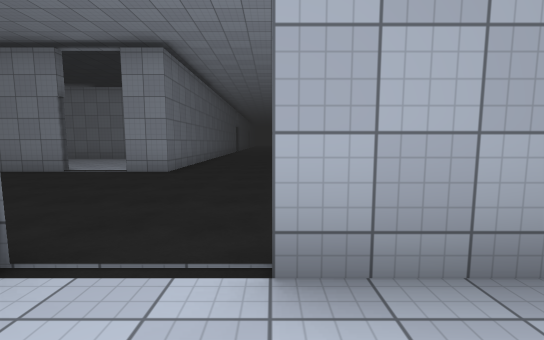
View 1 (above)

24 first-person views from a walk through a Unity game level. The camera is 1.4 m above the floor, tilts 6° down and sees 90° across. The floor is counted in squares, 2 m on a side. Each view is taken from the middle of a square. On the plan, view 1 faces up. The plan holds only what a view shows up to about 9 squares ahead; the rest is blank. The place goes on beyond the plan. The player is left out. Surface patterns are stand-ins for the level's own textures.

View 2
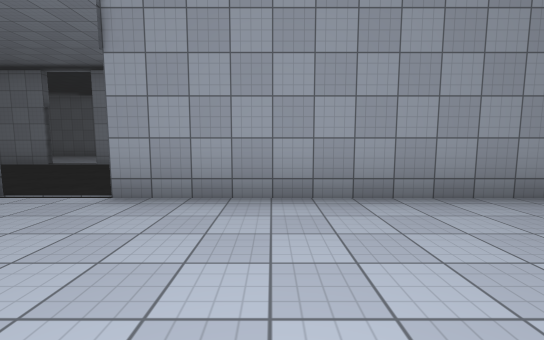

View 3
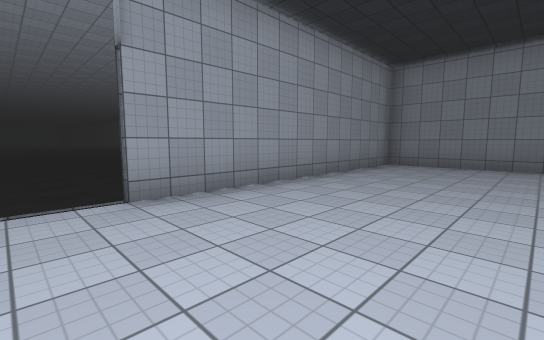

View 4
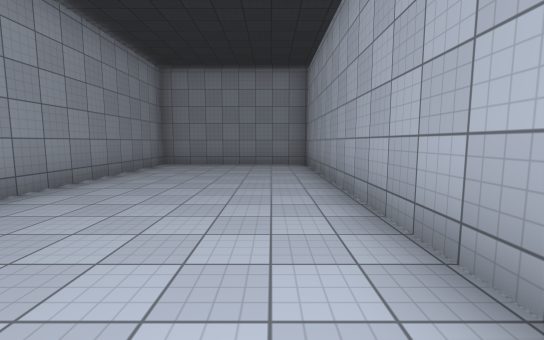

View 5
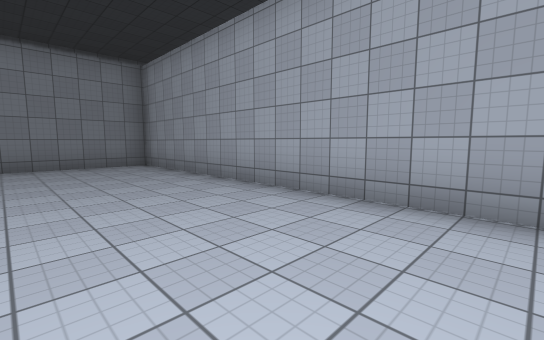

View 6
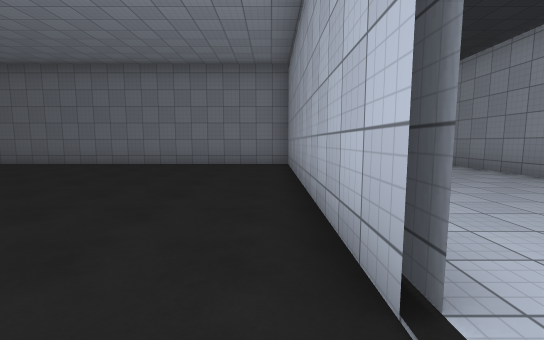

View 7
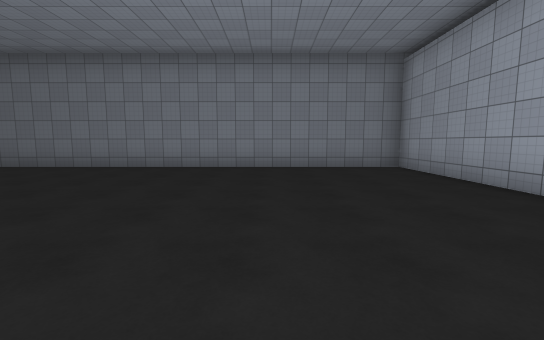

View 8
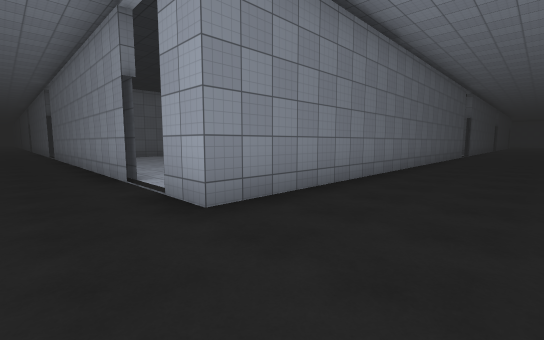

View 9
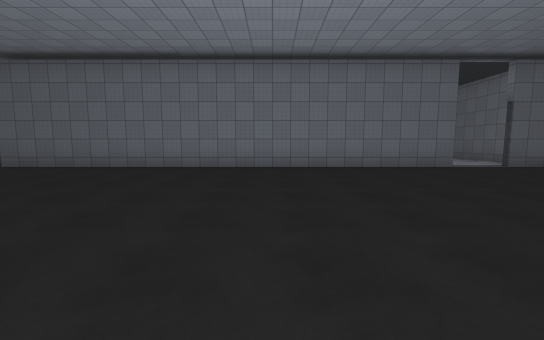

View 10
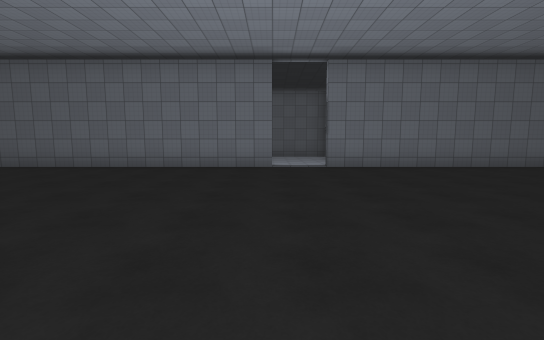

View 11
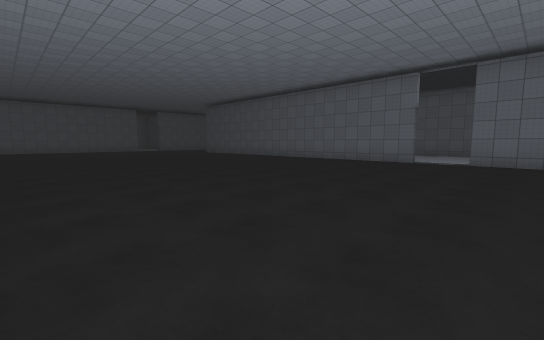

View 12
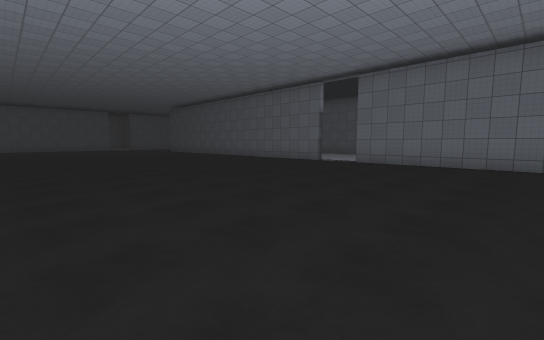

View 13
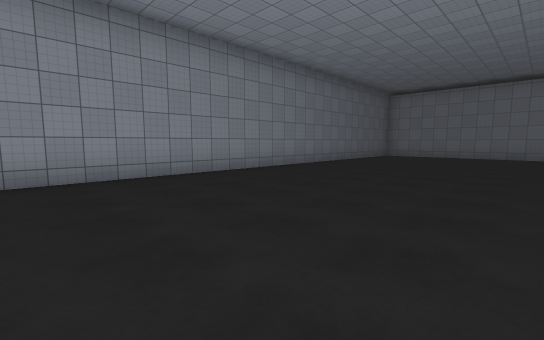

View 14
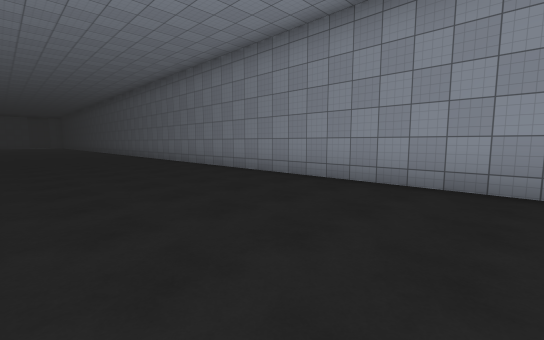

View 15
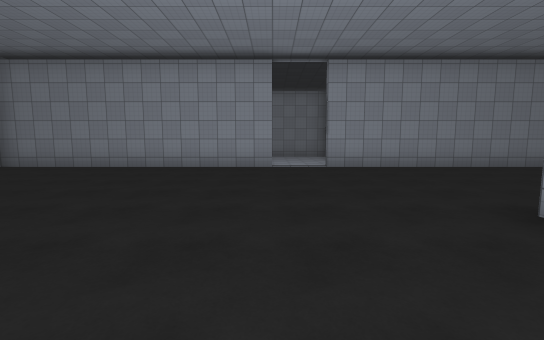

View 16
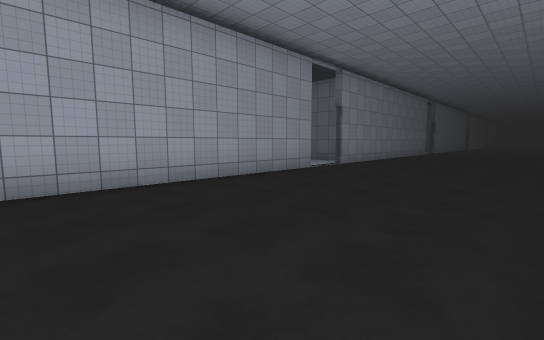

View 17
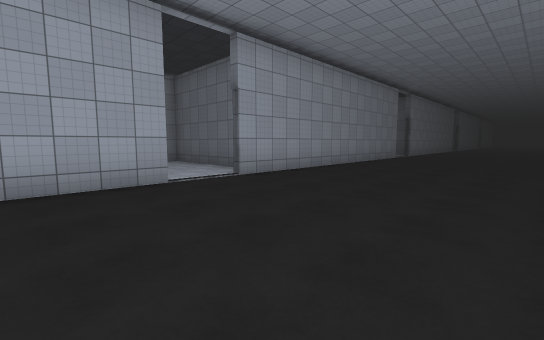

View 18
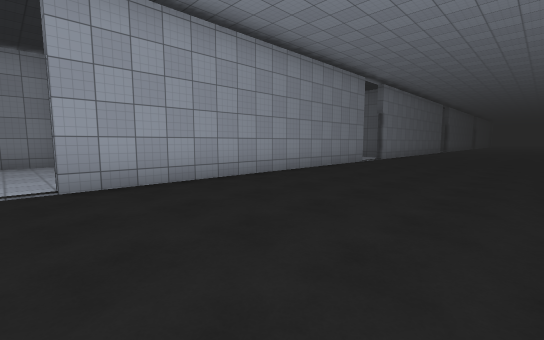

View 19
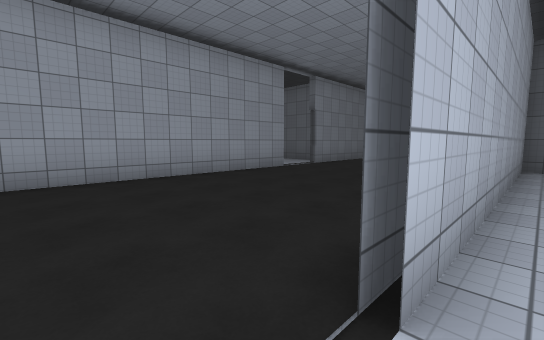

View 20
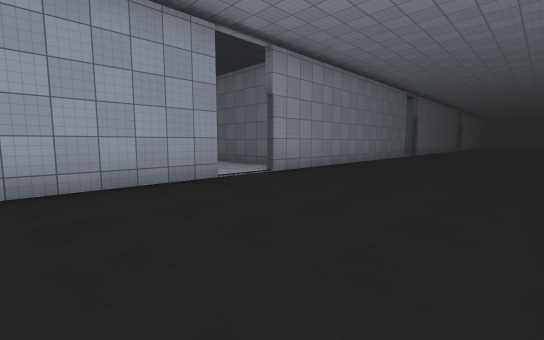

View 21
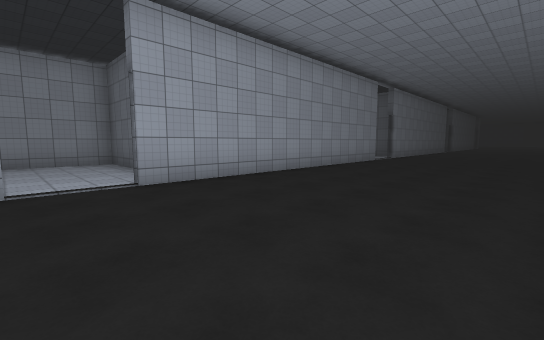

View 22
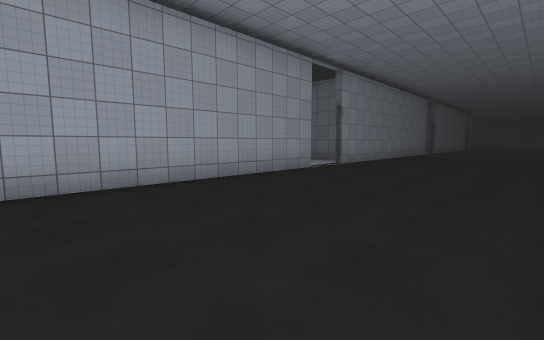

View 23
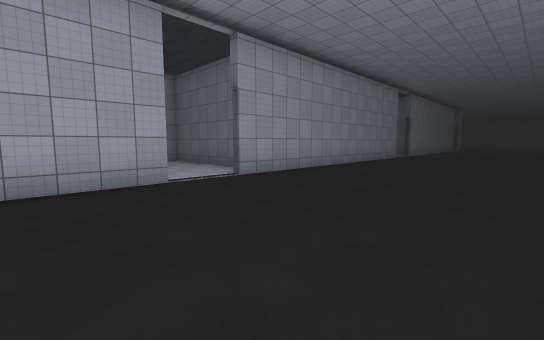

View 24
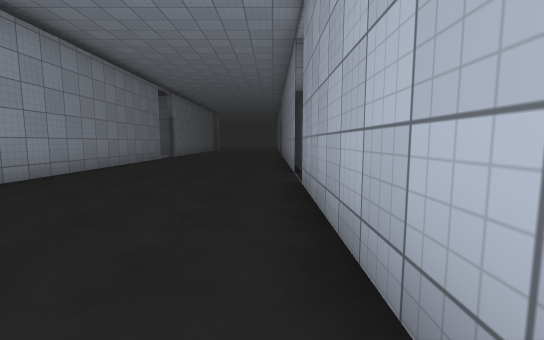

### Floor plan
Key: @ floor where view 1 was taken; # wall or solid block; . floor.
Columns run from 38 left of view 1 to 8 right of it. Each row starts with its distance up from view 1.
 25                                    #.........
 24                                    #.........
 23                                    #.........
 22                                    #..........
 21                                   ##..........#
 20                                   ............#
 19                                   ............#
 18                                    #..........#
 17                                    #..........#
 16                                    #..........#
 15                                    #..........#
 14                                    #..........#
 13                                    #..........#
 12                                    #..........#
 11                                    #..........#
 10                                    #..........#
  9                                 .. #..........#
  8                              ......#..........#
  7 ### .####       #######..  ######..#..........#
  6 ..............................................#
  5 ..............................................#
  4 ..............................................#
  3 ..............................................#
  2 ..............................................#
  1 #######..########..########..########..########
  0       #.        #..       #.         .@.......#
 -1       #.        #..       #.         .........#
 -2       #         #..       #.         .........#
 -3                 ###       ##         ##########

Positions as (right, up) in squares from view 1, and headings:
1: (0, 0), facing up
2: (2, -2), facing up
3: (-1, -2), facing up-right
4: (-1, -2), facing right
5: (-1, 0), facing down-right
6: (-1, 2), facing right
7: (0, 5), facing right
8: (0, 5), facing up-left
9: (5, 14), facing left
10: (5, 19), facing left
11: (7, 22), facing down-left
12: (6, 25), facing down-left
13: (2, 15), facing down-right
14: (3, 13), facing up-right
15: (0, 9), facing down
16: (-4, 6), facing down-left
17: (-8, 6), facing down-left
18: (-11, 6), facing down-left
19: (-14, 7), facing down-left
20: (-17, 6), facing down-left
21: (-20, 6), facing down-left
22: (-24, 6), facing down-left
23: (-28, 6), facing down-left
24: (-29, 6), facing left
